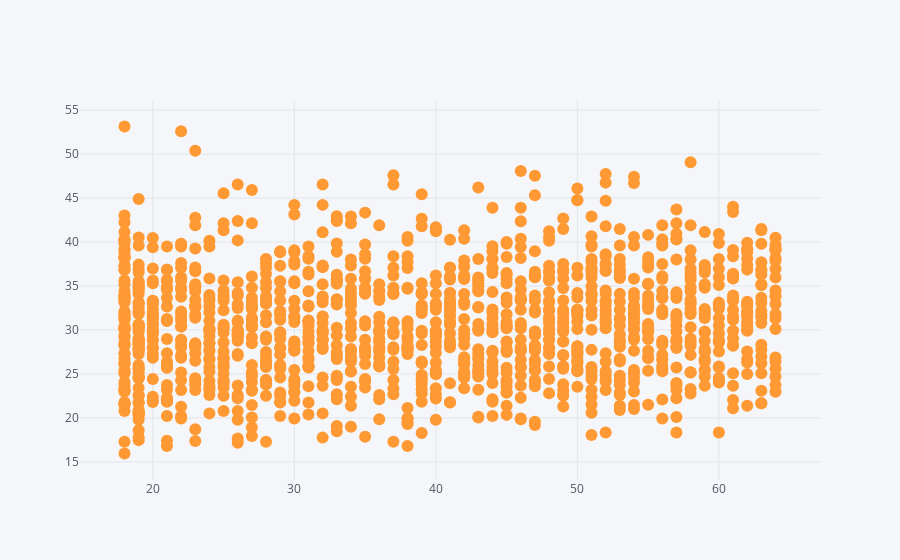

Write notebook code for a chart like this one.
### Code cell
#sns.scatterplot(x='age',y='bmi',data=data,hue='smoker')
data.iplot(kind='scatter', x='age', y='bmi', mode='markers')

### Figure 1 — Plotly figure (JSON) as saved in the notebook; plotly's stock layout.template omitted (floating-point values rounded to 4 significant figures; data arrays with more than 128 entries replaced by an {"elided": "..."} marker saying what was removed)
{"data": [{"line": {"color": "rgba(255, 153, 51, 1.0)", "dash": "solid", "shape": "linear", "width": 1.3}, "marker": {"size": 12, "symbol": "circle"}, "mode": "markers", "name": "bmi", "text": "", "type": "scatter", "x": {"elided": "1338 int values"}, "y": {"elided": "1338 float values"}}], "layout": {"legend": {"bgcolor": "#F5F6F9", "font": {"color": "#4D5663"}}, "paper_bgcolor": "#F5F6F9", "plot_bgcolor": "#F5F6F9", "title": {"font": {"color": "#4D5663"}}, "xaxis": {"gridcolor": "#E1E5ED", "showgrid": true, "tickfont": {"color": "#4D5663"}, "title": {"font": {"color": "#4D5663"}, "text": ""}, "zerolinecolor": "#E1E5ED"}, "yaxis": {"gridcolor": "#E1E5ED", "showgrid": true, "tickfont": {"color": "#4D5663"}, "title": {"font": {"color": "#4D5663"}, "text": ""}, "zerolinecolor": "#E1E5ED"}}}
